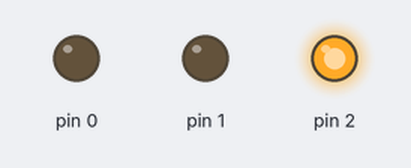
Bench run of a sketch on a simulated Arduino Uno, built with avr-gcc and run on an emulated ATmega328P. On the bench: output pins drawn as LEDs (lit = HIGH).

Above: at 2.5 s.
At 7.5 s:
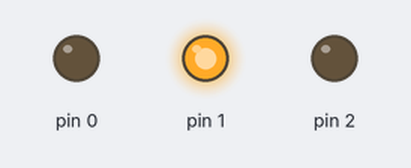
At 10.5 s:
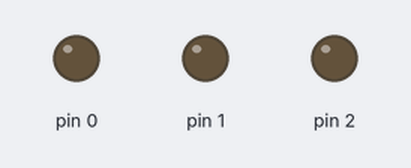
At 13.5 s:
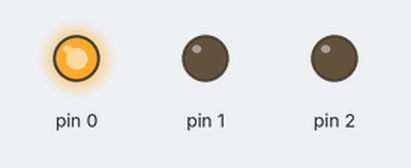
Timing chart, 0 to 20.8 s (numbered marks = the images above):
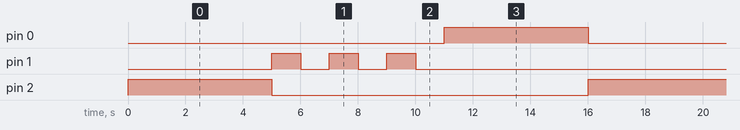

Measured:
- by itself, pin 0, pin 2: alternates HIGH for 5.0 s and LOW for 11.0 s
- by itself, pin 1: repeats every 16.0 s: 2 × (LOW 1.0 s, HIGH 1.0 s), LOW 11.0 s, HIGH 1.0 s
- by itself, everything shown: repeats every 16.0 s, in 8 steps

The sketch:

taffic_light_1.ino
```cpp
// C++ code
//
// C++ code
//
int counter;

void setup()
{
  pinMode(2, OUTPUT);
  pinMode(1, OUTPUT);
  pinMode(0, OUTPUT);
}

void loop()
{
  digitalWrite(2, HIGH);
  digitalWrite(1, LOW);
  digitalWrite(0, LOW);
  delay(5000); // Wait for 5000 millisecond(s)
  for (counter = 0; counter < 3; ++counter) {
    digitalWrite(2, LOW);
    digitalWrite(1, HIGH);
    digitalWrite(0, LOW);
    delay(1000); // Wait for 1000 millisecond(s)
    digitalWrite(2, LOW);
    digitalWrite(1, LOW);
    digitalWrite(0, LOW);
    delay(1000); // Wait for 1000 millisecond(s)
  }
  digitalWrite(2, LOW);
  digitalWrite(1, LOW);
  digitalWrite(0, HIGH);
  delay(5000); // Wait for 5000 millisecond(s)
}
```
